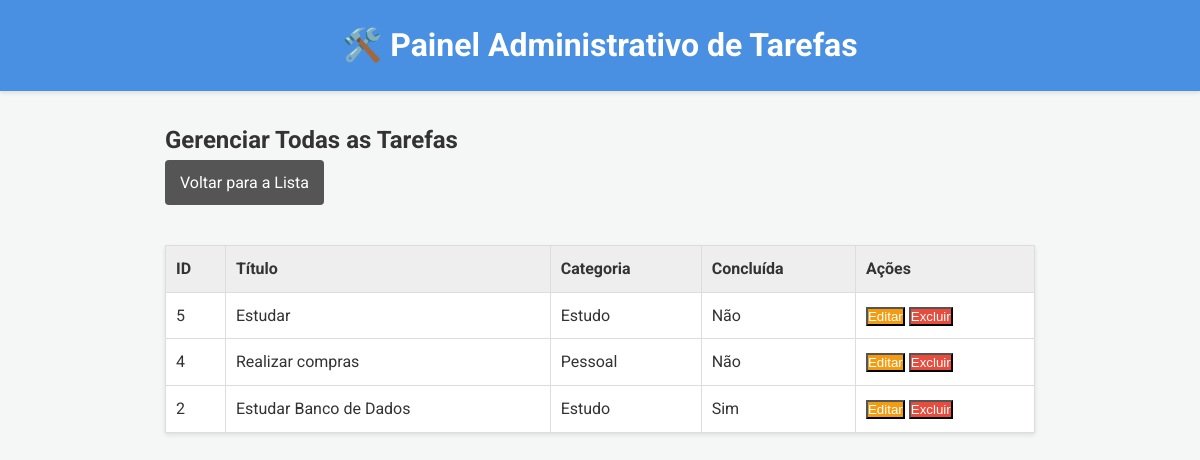
/admin/admin.php, run on the app's committed database.
### tables this page shows
CREATE TABLE `tarefas` (
  `id` int(11) NOT NULL,
  `titulo` varchar(255) NOT NULL,
  `descricao` text DEFAULT NULL,
  `data_criacao` datetime DEFAULT current_timestamp(),
  `concluida` tinyint(1) DEFAULT 0,
  `categoria_id` int(11) DEFAULT NULL
);

CREATE TABLE `categorias` (
  `id` int(11) NOT NULL,
  `nome` varchar(100) NOT NULL
);

### admin/admin.php (the view, shortened to what this page needs)
<?php
include '../includes/conexao.php';
$sql_tarefas = "SELECT t.id, t.titulo, t.descricao, t.concluida, c.nome as categoria_nome
                FROM tarefas t
                LEFT JOIN categorias c ON t.categoria_id = c.id
                ORDER BY t.data_criacao DESC";
$result_tarefas = $conn->query($sql_tarefas);
?>
<!DOCTYPE html>
<html lang="pt-BR">
<head>
    <link rel="stylesheet" href="../css/style.css">
</head>
<body>
    <header>
        <h1>🛠️ Painel Administrativo de Tarefas</h1>
    </header>
    <main>
        <h2>Gerenciar Todas as Tarefas</h2>
        <a href="../index.php" class="btn-admin" style="background-color: #555; margin-bottom: 20px;">Voltar para a Lista</a>
        <table class="tabela-admin">
            <thead>
                <tr>
                    <th>ID</th>
                    <th>Título</th>
                    <th>Categoria</th>
                    <th>Concluída</th>
                    <th>Ações</th>
                </tr>
            </thead>
            <tbody>
                <?php
                if ($result_tarefas->num_rows > 0):
                    while($tarefa = $result_tarefas->fetch_assoc()):
                ?>
                    <tr>
                        <td><?php echo $tarefa['id']; ?></td>
                        <td><?php echo htmlspecialchars($tarefa['titulo']); ?></td>
                        <td><?php echo htmlspecialchars($tarefa['categoria_nome'] ?? 'N/A'); ?></td>
                        <td><?php echo $tarefa['concluida'] ? 'Sim' : 'Não'; ?></td>
                        <td>
                            <a href="admin.php?editar_id=<?php echo $tarefa['id']; ?>"><button class="btn-editar">Editar</button></a>
                            <a href="admin.php?excluir_id=<?php echo $tarefa['id']; ?>" onclick="return confirm('ATENÇÃO: Deseja realmente excluir esta tarefa?');"><button class="btn-excluir">Excluir</button></a>
                        </td>
                    </tr>
                <?php
                    endwhile;
                else:
                ?>
                    <tr><td colspan="5">Nenhuma tarefa encontrada.</td></tr>
                <?php endif; ?>
            </tbody>
        </table>
    </main>
</body>
</html>

### css/style.css (style rules this page uses)
:root { --cor-primaria: #4A90E2; --cor-fundo: #f4f7f6; --cor-cartao: #ffffff; --cor-texto: #333; --sombra-leve: 0 2px 4px rgba(0, 0, 0, 0.1); }
* { box-sizing: border-box; margin: 0; padding: 0; }
body { font-family: 'Roboto', sans-serif; background-color: var(--cor-fundo); color: var(--cor-texto); line-height: 1.6; padding-bottom: 50px; }
header { background-color: var(--cor-primaria); color: var(--cor-cartao); padding: 20px 0; text-align: center; box-shadow: var(--sombra-leve); }
main { max-width: 900px; margin: 30px auto; padding: 0 15px; }
.btn-editar { background-color: #f39c12; color: white; }
.btn-excluir { background-color: #e74c3c; color: white; }
.btn-admin { background-color: #9b59b6; color: white; text-decoration: none; display: inline-block; padding: 10px 15px; border-radius: 4px; }

### admin/admin.php (style rules this page uses)
.tabela-admin { width: 100%; border-collapse: collapse; margin-top: 20px; background-color: white; box-shadow: 0 2px 4px rgba(0,0,0,0.1); }
.tabela-admin th, .tabela-admin td { border: 1px solid #ddd; padding: 10px; text-align: left; }
.tabela-admin th { background-color: #eee; font-weight: 700; }

### data on the page
tarefas: id "5", titulo "Estudar", categoria.nome "Estudo", concluida "Não"
tarefas: id "4", titulo "Realizar compras", categoria.nome "Pessoal", concluida "Não"
tarefas: id "2", titulo "Estudar Banco de Dados", categoria.nome "Estudo", concluida "Sim"
